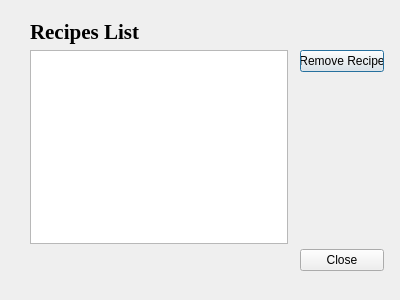
<?xml version="1.0" encoding="UTF-8"?>
<ui version="4.0">
 <class>removerecipepanel</class>
 <widget class="QDialog" name="removerecipepanel">
  <property name="geometry">
   <rect>
    <x>0</x>
    <y>0</y>
    <width>400</width>
    <height>300</height>
   </rect>
  </property>
  <property name="windowTitle">
   <string>Dialog</string>
  </property>
  <widget class="QWidget" name="layoutWidget">
   <property name="geometry">
    <rect>
     <x>300</x>
     <y>50</y>
     <width>84</width>
     <height>221</height>
    </rect>
   </property>
   <layout class="QVBoxLayout" name="verticalLayout">
    <item>
     <widget class="QPushButton" name="removeRecipeBtn">
      <property name="text">
       <string>Remove Recipe</string>
      </property>
     </widget>
    </item>
    <item>
     <spacer name="verticalSpacer">
      <property name="orientation">
       <enum>Qt::Vertical</enum>
      </property>
      <property name="sizeHint" stdset="0">
       <size>
        <width>20</width>
        <height>40</height>
       </size>
      </property>
     </spacer>
    </item>
    <item>
     <widget class="QPushButton" name="closeBtn">
      <property name="text">
       <string>Close</string>
      </property>
     </widget>
    </item>
   </layout>
  </widget>
  <widget class="QWidget" name="layoutWidget_2">
   <property name="geometry">
    <rect>
     <x>30</x>
     <y>20</y>
     <width>258</width>
     <height>224</height>
    </rect>
   </property>
   <layout class="QVBoxLayout" name="verticalLayout_2">
    <item>
     <widget class="QLabel" name="windowTitle">
      <property name="font">
       <font>
        <family>Times New Roman</family>
        <pointsize>16</pointsize>
        <weight>75</weight>
        <bold>true</bold>
       </font>
      </property>
      <property name="text">
       <string>Recipes List</string>
      </property>
     </widget>
    </item>
    <item>
     <widget class="QListView" name="recipesList"/>
    </item>
   </layout>
  </widget>
 </widget>
 <resources/>
 <connections/>
</ui>
